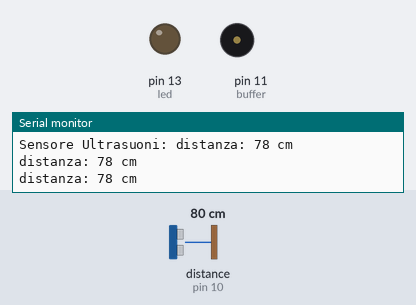
Bench run of a sketch on a simulated Arduino Uno, built with avr-gcc and run on an emulated ATmega328P. Parts: output pins drawn as LEDs (lit = HIGH), buzzer (waves = sounding), the last lines printed to the serial monitor. Wiring (inferred from the names in the program): ultrasonic range finder: trigger pin 9; echo pin 10. Inputs (shaded band) come from the test bench; at power-on: distance to the obstacle (sensor on pin 10) 80 cm. The echo pulse lasts 58.3 µs per cm; pins used as bus, display or sensor lines are not drawn.

Above: at 1.3 s.
1.4 s: distance to the obstacle (sensor on pin 10) set to 44 cm
2.9 s: distance to the obstacle (sensor on pin 10) set to 36 cm
At 4.2 s:
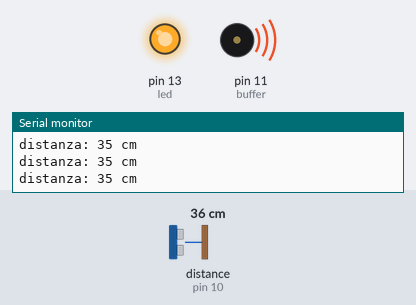
4.5 s: distance to the obstacle (sensor on pin 10) set to 60 cm
At 5.7 s:
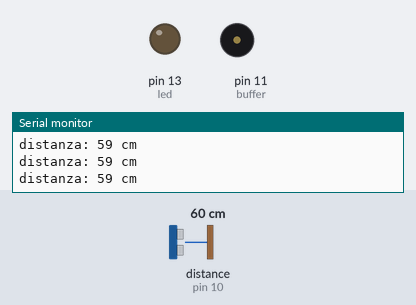
6.0 s: distance to the obstacle (sensor on pin 10) set to 2 cm
At 7.2 s:
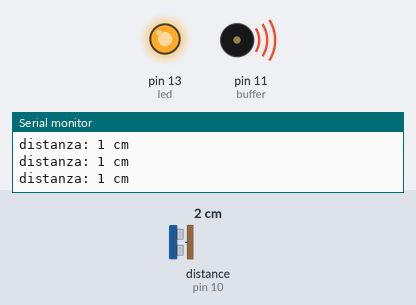
Timing chart, 0 to 8.5 s (numbered marks = the images above; inputs shaded):
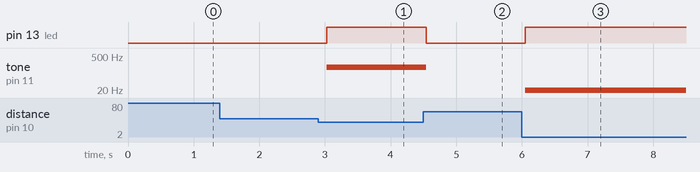

Measured:
- the behaviour switches between 41 and 40 cm on distance to the obstacle (sensor on pin 10) (found by bisection; images 0 and 1)
- after the input at 2.9 s, pin 13 (led): LOW → HIGH after 0.13 s; tone on pin 11 (buffer): silent → 175 Hz after 0.13 s
- after the input at 4.5 s, pin 13 (led): HIGH → LOW at once; tone on pin 11 (buffer): 175 Hz → silent at once
- after the input at 6.0 s, pin 13 (led): LOW → HIGH after 0.05 s; tone on pin 11 (buffer): silent → 5 Hz after 0.05 s

The sketch:

ultrasuoni.ino
```cpp
//HC RS04 Sensore ultrasuoni
//Giuseppe Caccavale
const int triggerPort = 9;
const int echoPort = 10;
const  int  buffer =11;
const int led = 13;

void setup()
{
  pinMode(triggerPort, OUTPUT);
  pinMode(echoPort, INPUT);
  pinMode(led, OUTPUT);
  pinMode(buffer, OUTPUT);
  Serial.begin(9600);
  Serial.print( "Sensore Ultrasuoni: ");
}

void loop()
{
//porta bassa l'uscita del trigger
  digitalWrite( triggerPort, LOW );
//invia un impulso di 10microsec su trigger
  digitalWrite( triggerPort, HIGH );
  delayMicroseconds( 10 );
  digitalWrite( triggerPort, LOW );

  long durata = pulseIn( echoPort, HIGH );

  long distanza = 0.034 * durata / 2;

  Serial.print("distanza: ");

  //dopo 38ms è fuori dalla portata del sensore
  if( durata > 38000 )
  {
    Serial.println("Fuori portata   ");
  }
  else
  {
    Serial.print(distanza);
    Serial.println(" cm     ");
  }

  if(distanza < 40)
  {
   digitalWrite(led, HIGH);
    tone(buffer, (distanza *5));
  }
  else
  {
   digitalWrite(led, LOW);
   noTone(11);
  }

  //Aspetta 1000 microsecondi
  delay(500);
}
```
